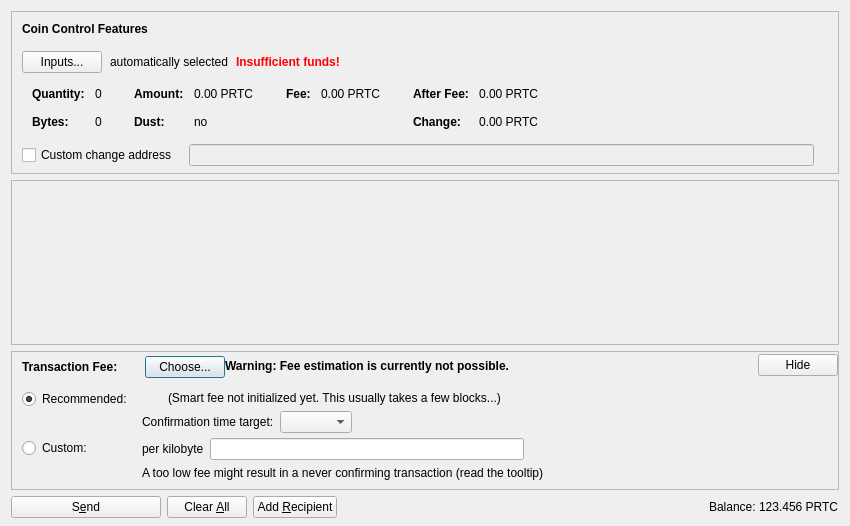
<?xml version="1.0" encoding="UTF-8"?>
<ui version="4.0">
 <class>SendCoinsDialog</class>
 <widget class="QDialog" name="SendCoinsDialog">
  <property name="geometry">
   <rect>
    <x>0</x>
    <y>0</y>
    <width>850</width>
    <height>526</height>
   </rect>
  </property>
  <property name="windowTitle">
   <string>Send Coins</string>
  </property>
  <layout class="QVBoxLayout" name="verticalLayout" stretch="0,1,0,0">
   <property name="bottomMargin">
    <number>8</number>
   </property>
   <item>
    <widget class="QFrame" name="frameCoinControl">
     <property name="sizePolicy">
      <sizepolicy hsizetype="Expanding" vsizetype="Expanding">
       <horstretch>0</horstretch>
       <verstretch>0</verstretch>
      </sizepolicy>
     </property>
     <property name="maximumSize">
      <size>
       <width>16777215</width>
       <height>16777215</height>
      </size>
     </property>
     <property name="frameShape">
      <enum>QFrame::StyledPanel</enum>
     </property>
     <property name="frameShadow">
      <enum>QFrame::Sunken</enum>
     </property>
     <layout class="QVBoxLayout" name="verticalLayoutCoinControl2">
      <property name="spacing">
       <number>0</number>
      </property>
      <property name="leftMargin">
       <number>0</number>
      </property>
      <property name="topMargin">
       <number>0</number>
      </property>
      <property name="rightMargin">
       <number>0</number>
      </property>
      <property name="bottomMargin">
       <number>6</number>
      </property>
      <item>
       <layout class="QVBoxLayout" name="verticalLayoutCoinControl" stretch="0,0,0,0,1">
        <property name="spacing">
         <number>0</number>
        </property>
        <property name="leftMargin">
         <number>10</number>
        </property>
        <property name="topMargin">
         <number>10</number>
        </property>
        <item>
         <layout class="QHBoxLayout" name="horizontalLayoutCoinControl1">
          <property name="bottomMargin">
           <number>15</number>
          </property>
          <item>
           <widget class="QLabel" name="labelCoinControlFeatures">
            <property name="sizePolicy">
             <sizepolicy hsizetype="Preferred" vsizetype="Maximum">
              <horstretch>0</horstretch>
              <verstretch>0</verstretch>
             </sizepolicy>
            </property>
            <property name="font">
             <font>
              <weight>75</weight>
              <bold>true</bold>
             </font>
            </property>
            <property name="styleSheet">
             <string notr="true">font-weight:bold;</string>
            </property>
            <property name="text">
             <string>Coin Control Features</string>
            </property>
           </widget>
          </item>
         </layout>
        </item>
        <item>
         <layout class="QHBoxLayout" name="horizontalLayoutCoinControl2" stretch="0,0,0,0">
          <property name="spacing">
           <number>8</number>
          </property>
          <property name="bottomMargin">
           <number>10</number>
          </property>
          <item>
           <widget class="QPushButton" name="pushButtonCoinControl">
            <property name="styleSheet">
             <string notr="true"/>
            </property>
            <property name="text">
             <string>Inputs...</string>
            </property>
            <property name="autoDefault">
             <bool>false</bool>
            </property>
           </widget>
          </item>
          <item>
           <widget class="QLabel" name="labelCoinControlAutomaticallySelected">
            <property name="text">
             <string>automatically selected</string>
            </property>
            <property name="margin">
             <number>5</number>
            </property>
           </widget>
          </item>
          <item>
           <widget class="QLabel" name="labelCoinControlInsuffFunds">
            <property name="font">
             <font>
              <weight>75</weight>
              <bold>true</bold>
             </font>
            </property>
            <property name="styleSheet">
             <string notr="true">color:red;font-weight:bold;</string>
            </property>
            <property name="text">
             <string>Insufficient funds!</string>
            </property>
            <property name="margin">
             <number>5</number>
            </property>
           </widget>
          </item>
          <item>
           <spacer name="horizontalSpacerCoinControl">
            <property name="orientation">
             <enum>Qt::Horizontal</enum>
            </property>
            <property name="sizeHint" stdset="0">
             <size>
              <width>40</width>
              <height>1</height>
             </size>
            </property>
           </spacer>
          </item>
         </layout>
        </item>
        <item>
         <widget class="QWidget" name="widgetCoinControl" native="true">
          <property name="sizePolicy">
           <sizepolicy hsizetype="Preferred" vsizetype="Preferred">
            <horstretch>0</horstretch>
            <verstretch>0</verstretch>
           </sizepolicy>
          </property>
          <property name="minimumSize">
           <size>
            <width>0</width>
            <height>0</height>
           </size>
          </property>
          <property name="styleSheet">
           <string notr="true"/>
          </property>
          <layout class="QHBoxLayout" name="horizontalLayoutCoinControl5">
           <property name="leftMargin">
            <number>0</number>
           </property>
           <property name="topMargin">
            <number>0</number>
           </property>
           <property name="rightMargin">
            <number>0</number>
           </property>
           <property name="bottomMargin">
            <number>0</number>
           </property>
           <item>
            <layout class="QHBoxLayout" name="horizontalLayoutCoinControl3" stretch="0,0,0,1">
             <property name="spacing">
              <number>20</number>
             </property>
             <property name="topMargin">
              <number>0</number>
             </property>
             <property name="bottomMargin">
              <number>10</number>
             </property>
             <item>
              <layout class="QFormLayout" name="formLayoutCoinControl1">
               <property name="horizontalSpacing">
                <number>10</number>
               </property>
               <property name="verticalSpacing">
                <number>14</number>
               </property>
               <property name="leftMargin">
                <number>10</number>
               </property>
               <property name="topMargin">
                <number>4</number>
               </property>
               <property name="rightMargin">
                <number>6</number>
               </property>
               <item row="0" column="0">
                <widget class="QLabel" name="labelCoinControlQuantityText">
                 <property name="font">
                  <font>
                   <weight>75</weight>
                   <bold>true</bold>
                  </font>
                 </property>
                 <property name="text">
                  <string>Quantity:</string>
                 </property>
                 <property name="margin">
                  <number>0</number>
                 </property>
                </widget>
               </item>
               <item row="0" column="1">
                <widget class="QLabel" name="labelCoinControlQuantity">
                 <property name="cursor">
                  <cursorShape>IBeamCursor</cursorShape>
                 </property>
                 <property name="contextMenuPolicy">
                  <enum>Qt::ActionsContextMenu</enum>
                 </property>
                 <property name="text">
                  <string notr="true">0</string>
                 </property>
                 <property name="margin">
                  <number>0</number>
                 </property>
                 <property name="textInteractionFlags">
                  <set>Qt::LinksAccessibleByMouse|Qt::TextSelectableByKeyboard|Qt::TextSelectableByMouse</set>
                 </property>
                </widget>
               </item>
               <item row="1" column="0">
                <widget class="QLabel" name="labelCoinControlBytesText">
                 <property name="font">
                  <font>
                   <weight>75</weight>
                   <bold>true</bold>
                  </font>
                 </property>
                 <property name="text">
                  <string>Bytes:</string>
                 </property>
                </widget>
               </item>
               <item row="1" column="1">
                <widget class="QLabel" name="labelCoinControlBytes">
                 <property name="cursor">
                  <cursorShape>IBeamCursor</cursorShape>
                 </property>
                 <property name="contextMenuPolicy">
                  <enum>Qt::ActionsContextMenu</enum>
                 </property>
                 <property name="text">
                  <string notr="true">0</string>
                 </property>
                 <property name="textInteractionFlags">
                  <set>Qt::LinksAccessibleByMouse|Qt::TextSelectableByKeyboard|Qt::TextSelectableByMouse</set>
                 </property>
                </widget>
               </item>
              </layout>
             </item>
             <item>
              <layout class="QFormLayout" name="formLayoutCoinControl2">
               <property name="horizontalSpacing">
                <number>10</number>
               </property>
               <property name="verticalSpacing">
                <number>14</number>
               </property>
               <property name="leftMargin">
                <number>6</number>
               </property>
               <property name="topMargin">
                <number>4</number>
               </property>
               <property name="rightMargin">
                <number>6</number>
               </property>
               <item row="0" column="0">
                <widget class="QLabel" name="labelCoinControlAmountText">
                 <property name="font">
                  <font>
                   <weight>75</weight>
                   <bold>true</bold>
                  </font>
                 </property>
                 <property name="text">
                  <string>Amount:</string>
                 </property>
                 <property name="margin">
                  <number>0</number>
                 </property>
                </widget>
               </item>
               <item row="0" column="1">
                <widget class="QLabel" name="labelCoinControlAmount">
                 <property name="cursor">
                  <cursorShape>IBeamCursor</cursorShape>
                 </property>
                 <property name="contextMenuPolicy">
                  <enum>Qt::ActionsContextMenu</enum>
                 </property>
                 <property name="text">
                  <string notr="true">0.00 PRTC</string>
                 </property>
                 <property name="textInteractionFlags">
                  <set>Qt::LinksAccessibleByMouse|Qt::TextSelectableByKeyboard|Qt::TextSelectableByMouse</set>
                 </property>
                </widget>
               </item>
               <item row="1" column="0">
                <widget class="QLabel" name="labelCoinControlLowOutputText">
                 <property name="font">
                  <font>
                   <weight>75</weight>
                   <bold>true</bold>
                  </font>
                 </property>
                 <property name="text">
                  <string>Dust:</string>
                 </property>
                </widget>
               </item>
               <item row="1" column="1">
                <widget class="QLabel" name="labelCoinControlLowOutput">
                 <property name="cursor">
                  <cursorShape>IBeamCursor</cursorShape>
                 </property>
                 <property name="contextMenuPolicy">
                  <enum>Qt::ActionsContextMenu</enum>
                 </property>
                 <property name="text">
                  <string notr="true">no</string>
                 </property>
                 <property name="textInteractionFlags">
                  <set>Qt::LinksAccessibleByMouse|Qt::TextSelectableByKeyboard|Qt::TextSelectableByMouse</set>
                 </property>
                </widget>
               </item>
              </layout>
             </item>
             <item>
              <layout class="QFormLayout" name="formLayoutCoinControl3">
               <property name="horizontalSpacing">
                <number>10</number>
               </property>
               <property name="verticalSpacing">
                <number>14</number>
               </property>
               <property name="leftMargin">
                <number>6</number>
               </property>
               <property name="topMargin">
                <number>4</number>
               </property>
               <property name="rightMargin">
                <number>6</number>
               </property>
               <item row="0" column="0">
                <widget class="QLabel" name="labelCoinControlFeeText">
                 <property name="font">
                  <font>
                   <weight>75</weight>
                   <bold>true</bold>
                  </font>
                 </property>
                 <property name="text">
                  <string>Fee:</string>
                 </property>
                 <property name="margin">
                  <number>0</number>
                 </property>
                </widget>
               </item>
               <item row="0" column="1">
                <widget class="QLabel" name="labelCoinControlFee">
                 <property name="cursor">
                  <cursorShape>IBeamCursor</cursorShape>
                 </property>
                 <property name="contextMenuPolicy">
                  <enum>Qt::ActionsContextMenu</enum>
                 </property>
                 <property name="text">
                  <string notr="true">0.00 PRTC</string>
                 </property>
                 <property name="textInteractionFlags">
                  <set>Qt::LinksAccessibleByMouse|Qt::TextSelectableByKeyboard|Qt::TextSelectableByMouse</set>
                 </property>
                </widget>
               </item>
              </layout>
             </item>
             <item>
              <layout class="QFormLayout" name="formLayoutCoinControl4">
               <property name="horizontalSpacing">
                <number>10</number>
               </property>
               <property name="verticalSpacing">
                <number>14</number>
               </property>
               <property name="leftMargin">
                <number>6</number>
               </property>
               <property name="topMargin">
                <number>4</number>
               </property>
               <property name="rightMargin">
                <number>6</number>
               </property>
               <item row="0" column="0">
                <widget class="QLabel" name="labelCoinControlAfterFeeText">
                 <property name="font">
                  <font>
                   <weight>75</weight>
                   <bold>true</bold>
                  </font>
                 </property>
                 <property name="text">
                  <string>After Fee:</string>
                 </property>
                 <property name="margin">
                  <number>0</number>
                 </property>
                </widget>
               </item>
               <item row="0" column="1">
                <widget class="QLabel" name="labelCoinControlAfterFee">
                 <property name="cursor">
                  <cursorShape>IBeamCursor</cursorShape>
                 </property>
                 <property name="contextMenuPolicy">
                  <enum>Qt::ActionsContextMenu</enum>
                 </property>
                 <property name="text">
                  <string notr="true">0.00 PRTC</string>
                 </property>
                 <property name="textInteractionFlags">
                  <set>Qt::LinksAccessibleByMouse|Qt::TextSelectableByKeyboard|Qt::TextSelectableByMouse</set>
                 </property>
                </widget>
               </item>
               <item row="1" column="0">
                <widget class="QLabel" name="labelCoinControlChangeText">
                 <property name="font">
                  <font>
                   <weight>75</weight>
                   <bold>true</bold>
                  </font>
                 </property>
                 <property name="text">
                  <string>Change:</string>
                 </property>
                </widget>
               </item>
               <item row="1" column="1">
                <widget class="QLabel" name="labelCoinControlChange">
                 <property name="cursor">
                  <cursorShape>IBeamCursor</cursorShape>
                 </property>
                 <property name="contextMenuPolicy">
                  <enum>Qt::ActionsContextMenu</enum>
                 </property>
                 <property name="text">
                  <string notr="true">0.00 PRTC</string>
                 </property>
                 <property name="textInteractionFlags">
                  <set>Qt::LinksAccessibleByMouse|Qt::TextSelectableByKeyboard|Qt::TextSelectableByMouse</set>
                 </property>
                </widget>
               </item>
              </layout>
             </item>
            </layout>
           </item>
          </layout>
         </widget>
        </item>
        <item>
         <layout class="QHBoxLayout" name="horizontalLayoutCoinControl4" stretch="0,0,0">
          <property name="spacing">
           <number>12</number>
          </property>
          <property name="sizeConstraint">
           <enum>QLayout::SetDefaultConstraint</enum>
          </property>
          <property name="topMargin">
           <number>5</number>
          </property>
          <property name="rightMargin">
           <number>5</number>
          </property>
          <item>
           <widget class="QCheckBox" name="checkBoxCoinControlChange">
            <property name="toolTip">
             <string>If this is activated, but the change address is empty or invalid, change will be sent to a newly generated address.</string>
            </property>
            <property name="text">
             <string>Custom change address</string>
            </property>
           </widget>
          </item>
          <item>
           <widget class="QValidatedLineEdit" name="lineEditCoinControlChange">
            <property name="enabled">
             <bool>false</bool>
            </property>
            <property name="sizePolicy">
             <sizepolicy hsizetype="Expanding" vsizetype="Fixed">
              <horstretch>0</horstretch>
              <verstretch>0</verstretch>
             </sizepolicy>
            </property>
           </widget>
          </item>
          <item>
           <widget class="QLabel" name="labelCoinControlChangeLabel">
            <property name="sizePolicy">
             <sizepolicy hsizetype="Preferred" vsizetype="Expanding">
              <horstretch>0</horstretch>
              <verstretch>0</verstretch>
             </sizepolicy>
            </property>
            <property name="minimumSize">
             <size>
              <width>0</width>
              <height>0</height>
             </size>
            </property>
            <property name="text">
             <string/>
            </property>
            <property name="margin">
             <number>3</number>
            </property>
           </widget>
          </item>
         </layout>
        </item>
        <item>
         <spacer name="verticalSpacerCoinControl">
          <property name="orientation">
           <enum>Qt::Vertical</enum>
          </property>
          <property name="sizeHint" stdset="0">
           <size>
            <width>800</width>
            <height>1</height>
           </size>
          </property>
         </spacer>
        </item>
       </layout>
      </item>
     </layout>
    </widget>
   </item>
   <item>
    <widget class="QScrollArea" name="scrollArea">
     <property name="widgetResizable">
      <bool>true</bool>
     </property>
     <widget class="QWidget" name="scrollAreaWidgetContents">
      <property name="geometry">
       <rect>
        <x>0</x>
        <y>0</y>
        <width>830</width>
        <height>104</height>
       </rect>
      </property>
      <layout class="QVBoxLayout" name="verticalLayout_2" stretch="0,1">
       <property name="leftMargin">
        <number>0</number>
       </property>
       <property name="topMargin">
        <number>0</number>
       </property>
       <property name="rightMargin">
        <number>0</number>
       </property>
       <property name="bottomMargin">
        <number>0</number>
       </property>
       <item>
        <layout class="QVBoxLayout" name="entries">
         <property name="spacing">
          <number>6</number>
         </property>
        </layout>
       </item>
       <item>
        <spacer name="verticalSpacer">
         <property name="orientation">
          <enum>Qt::Vertical</enum>
         </property>
         <property name="sizeHint" stdset="0">
          <size>
           <width>20</width>
           <height>40</height>
          </size>
         </property>
        </spacer>
       </item>
      </layout>
     </widget>
    </widget>
   </item>
   <item>
    <widget class="QFrame" name="frameFee">
     <property name="sizePolicy">
      <sizepolicy hsizetype="Expanding" vsizetype="Expanding">
       <horstretch>0</horstretch>
       <verstretch>0</verstretch>
      </sizepolicy>
     </property>
     <property name="maximumSize">
      <size>
       <width>16777215</width>
       <height>16777215</height>
      </size>
     </property>
     <property name="frameShape">
      <enum>QFrame::StyledPanel</enum>
     </property>
     <property name="frameShadow">
      <enum>QFrame::Sunken</enum>
     </property>
     <layout class="QVBoxLayout" name="verticalLayoutFee1">
      <property name="spacing">
       <number>0</number>
      </property>
      <property name="leftMargin">
       <number>0</number>
      </property>
      <property name="topMargin">
       <number>0</number>
      </property>
      <property name="rightMargin">
       <number>0</number>
      </property>
      <property name="bottomMargin">
       <number>0</number>
      </property>
      <item>
       <layout class="QVBoxLayout" name="verticalLayoutFee2" stretch="0,0,0">
        <property name="spacing">
         <number>0</number>
        </property>
        <property name="leftMargin">
         <number>10</number>
        </property>
        <property name="topMargin">
         <number>0</number>
        </property>
        <item>
         <layout class="QHBoxLayout" name="horizontalLayoutFee1">
          <property name="bottomMargin">
           <number>0</number>
          </property>
          <item>
           <layout class="QVBoxLayout" name="verticalLayoutFee7">
            <property name="spacing">
             <number>0</number>
            </property>
            <item>
             <spacer name="verticalSpacerSmartFee">
              <property name="orientation">
               <enum>Qt::Vertical</enum>
              </property>
              <property name="sizeType">
               <enum>QSizePolicy::Fixed</enum>
              </property>
              <property name="sizeHint" stdset="0">
               <size>
                <width>1</width>
                <height>4</height>
               </size>
              </property>
             </spacer>
            </item>
            <item>
             <layout class="QHBoxLayout" name="horizontalLayoutSmartFee">
              <property name="spacing">
               <number>10</number>
              </property>
              <item>
               <widget class="QLabel" name="labelFeeHeadline">
                <property name="sizePolicy">
                 <sizepolicy hsizetype="Preferred" vsizetype="Maximum">
                  <horstretch>0</horstretch>
                  <verstretch>0</verstretch>
                 </sizepolicy>
                </property>
                <property name="font">
                 <font>
                  <weight>75</weight>
                  <bold>true</bold>
                 </font>
                </property>
                <property name="styleSheet">
                 <string notr="true">font-weight:bold;</string>
                </property>
                <property name="text">
                 <string>Transaction Fee:</string>
                </property>
               </widget>
              </item>
              <item>
               <widget class="QLabel" name="labelFeeMinimized">
                <property name="text">
                 <string/>
                </property>
               </widget>
              </item>
              <item>
               <widget class="QPushButton" name="buttonChooseFee">
                <property name="text">
                 <string>Choose...</string>
                </property>
               </widget>
              </item>
             </layout>
            </item>
            <item>
             <spacer name="verticalSpacer_5">
              <property name="orientation">
               <enum>Qt::Vertical</enum>
              </property>
              <property name="sizeHint" stdset="0">
               <size>
                <width>1</width>
                <height>1</height>
               </size>
              </property>
             </spacer>
            </item>
           </layout>
          </item>
          <item>
           <widget class="QLabel" name="fallbackFeeWarningLabel">
            <property name="toolTip">
             <string>Using the fallbackfee can result in sending a transaction that will take several hours or days (or never) to confirm. Consider choosing your fee manually or wait until you have validated the complete chain.</string>
            </property>
            <property name="font">
            <font>
                <weight>75</weight>
                <bold>true</bold>
            </font>
            </property>
            <property name="text">
             <string>Warning: Fee estimation is currently not possible.</string>
            </property>
            <property name="wordWrap">
             <bool>false</bool>
            </property>
           </widget>
          </item>
          <item>
           <spacer name="horizontalSpacer_4">
            <property name="orientation">
             <enum>Qt::Horizontal</enum>
            </property>
            <property name="sizeType">
             <enum>QSizePolicy::MinimumExpanding</enum>
            </property>
            <property name="sizeHint" stdset="0">
             <size>
              <width>40</width>
              <height>20</height>
             </size>
            </property>
           </spacer>
          </item>
          <item>
           <widget class="QPushButton" name="buttonMinimizeFee">
            <property name="toolTip">
             <string>collapse fee-settings</string>
            </property>
            <property name="text">
             <string>Hide</string>
            </property>
           </widget>
          </item>
         </layout>
        </item>
        <item>
         <widget class="QFrame" name="frameFeeSelection">
          <layout class="QVBoxLayout" name="verticalLayoutFee12">
           <property name="spacing">
            <number>0</number>
           </property>
           <property name="leftMargin">
            <number>0</number>
           </property>
           <property name="topMargin">
            <number>0</number>
           </property>
           <property name="rightMargin">
            <number>0</number>
           </property>
           <property name="bottomMargin">
            <number>0</number>
           </property>
           <item>
            <layout class="QGridLayout" name="gridLayoutFee">
             <property name="topMargin">
              <number>10</number>
             </property>
             <property name="bottomMargin">
              <number>4</number>
             </property>
             <property name="horizontalSpacing">
              <number>10</number>
             </property>
             <property name="verticalSpacing">
              <number>4</number>
             </property>
             <item row="1" column="1">
              <layout class="QVBoxLayout" name="verticalLayoutFee8">
               <property name="spacing">
                <number>6</number>
               </property>
               <item>
                <layout class="QHBoxLayout" name="horizontalLayoutFee13">
                 <item>
                  <widget class="QLabel" name="labelCustomPerKilobyte">
                   <property name="toolTip">
                    <string>Specify a custom fee per kB (1,000 bytes) of the transaction's virtual size.

Note:  Since the fee is calculated on a per-byte basis, a fee of "100 satoshis per kB" for a transaction size of 500 bytes (half of 1 kB) would ultimately yield a fee of only 50 satoshis.</string>
                   </property>
                   <property name="text">
                    <string>per kilobyte</string>
                   </property>
                  </widget>
                 </item>
                 <item>
                  <widget class="BitcoinAmountField" name="customFee"/>
                 </item>
                 <item>
                  <spacer name="horizontalSpacer_6">
                   <property name="orientation">
                    <enum>Qt::Horizontal</enum>
                   </property>
                   <property name="sizeHint" stdset="0">
                    <size>
                     <width>1</width>
                     <height>1</height>
                    </size>
                   </property>
                  </spacer>
                 </item>
                </layout>
               </item>
               <item>
                <layout class="QHBoxLayout" name="horizontalLayoutFee8">
                 <item>
                  <widget class="QLabel" name="labelCustomFeeWarning">
                   <property name="enabled">
                    <bool>true</bool>
                   </property>
                   <property name="toolTip">
                    <string>When there is less transaction volume than space in the blocks, miners as well as relaying nodes may enforce a minimum fee. Paying only this minimum fee is just fine, but be aware that this can result in a never confirming transaction once there is more demand for puertoricotainocoin transactions than the network can process.</string>
                   </property>
                   <property name="text">
                    <string>A too low fee might result in a never confirming transaction (read the tooltip)</string>
                   </property>
                  </widget>
                 </item>
                 <item>
                  <spacer name="horizontalSpacer_2">
                   <property name="orientation">
                    <enum>Qt::Horizontal</enum>
                   </property>
                   <property name="sizeHint" stdset="0">
                    <size>
                     <width>1</width>
                     <height>1</height>
                    </size>
                   </property>
                  </spacer>
                 </item>
                </layout>
               </item>
              </layout>
             </item>
             <item row="0" column="0">
              <layout class="QVBoxLayout" name="verticalLayoutFee4" stretch="0,1">
               <item>
                <widget class="QRadioButton" name="radioSmartFee">
                 <property name="text">
                  <string>Recommended:</string>
                 </property>
                 <property name="checked">
                  <bool>true</bool>
                 </property>
                 <attribute name="buttonGroup">
                  <string notr="true">groupFee</string>
                 </attribute>
                </widget>
               </item>
               <item>
                <spacer name="verticalSpacer_2">
                 <property name="orientation">
                  <enum>Qt::Vertical</enum>
                 </property>
                 <property name="sizeHint" stdset="0">
                  <size>
                   <width>1</width>
                   <height>1</height>
                  </size>
                 </property>
                </spacer>
               </item>
              </layout>
             </item>
             <item row="1" column="0">
              <layout class="QVBoxLayout" name="verticalLayoutFee9" stretch="0,1">
               <item>
                <widget class="QRadioButton" name="radioCustomFee">
                 <property name="text">
                  <string>Custom:</string>
                 </property>
                 <attribute name="buttonGroup">
                  <string notr="true">groupFee</string>
                 </attribute>
                </widget>
               </item>
               <item>
                <spacer name="verticalSpacer_6">
                 <property name="orientation">
                  <enum>Qt::Vertical</enum>
                 </property>
                 <property name="sizeHint" stdset="0">
                  <size>
                   <width>1</width>
                   <height>1</height>
                  </size>
                 </property>
                </spacer>
               </item>
              </layout>
             </item>
             <item row="0" column="1">
              <layout class="QVBoxLayout" name="verticalLayoutFee3" stretch="0,0,1">
               <property name="spacing">
                <number>6</number>
               </property>
               <property name="topMargin">
                <number>2</number>
               </property>
               <item>
                <layout class="QHBoxLayout" name="horizontalLayoutFee12">
                 <item>
                  <widget class="QLabel" name="labelSmartFee">
                   <property name="text">
                    <string/>
                   </property>
                  </widget>
                 </item>
                 <item>
                  <widget class="QLabel" name="labelFeeEstimation">
                   <property name="text">
                    <string/>
                   </property>
                  </widget>
                 </item>
                 <item>
                  <widget class="QLabel" name="labelSmartFee2">
                   <property name="text">
                    <string>(Smart fee not initialized yet. This usually takes a few blocks...)</string>
                   </property>
                  </widget>
                 </item>
                 <item>
                  <spacer name="horizontalSpacer_5">
                   <property name="orientation">
                    <enum>Qt::Horizontal</enum>
                   </property>
                   <property name="sizeHint" stdset="0">
                    <size>
                     <width>1</width>
                     <height>1</height>
                    </size>
                   </property>
                  </spacer>
                 </item>
                </layout>
               </item>
               <item>
                <layout class="QHBoxLayout" name="horizontalLayoutFee9">
                 <item>
                  <layout class="QVBoxLayout" name="verticalLayoutFee6">
                   <item>
                    <widget class="QLabel" name="labelSmartFee3">
                     <property name="text">
                      <string>Confirmation time target:</string>
                     </property>
                    </widget>
                   </item>
                  </layout>
                 </item>
                 <item>
                  <layout class="QVBoxLayout" name="verticalLayoutFee5">
                   <property name="rightMargin">
                    <number>30</number>
                   </property>
                   <item>
                    <layout class="QHBoxLayout" name="horizontalLayoutConfTarget">
                     <property name="bottomMargin">
                      <number>0</number>
                     </property>
                     <item>
                      <widget class="QComboBox" name="confTargetSelector"/>
                     </item>
                     <item>
                      <spacer name="horizontalSpacerConfTarget">
                       <property name="orientation">
                        <enum>Qt::Horizontal</enum>
                       </property>
                       <property name="sizeHint" stdset="0">
                        <size>
                         <width>40</width>
                         <height>20</height>
                        </size>
                       </property>
                      </spacer>
                     </item>
                    </layout>
                   </item>
                  </layout>
                 </item>
                </layout>
               </item>
               <item>
                <spacer name="verticalSpacer_4">
                 <property name="orientation">
                  <enum>Qt::Vertical</enum>
                 </property>
                 <property name="sizeHint" stdset="0">
                  <size>
                   <width>1</width>
                   <height>1</height>
                  </size>
                 </property>
                </spacer>
               </item>
              </layout>
             </item>
            </layout>
           </item>
          </layout>
         </widget>
        </item>
        <item>
         <spacer name="verticalSpacerFee">
          <property name="orientation">
           <enum>Qt::Vertical</enum>
          </property>
          <property name="sizeHint" stdset="0">
           <size>
            <width>40</width>
            <height>5</height>
           </size>
          </property>
         </spacer>
        </item>
       </layout>
      </item>
     </layout>
    </widget>
   </item>
   <item>
    <layout class="QHBoxLayout" name="horizontalLayout">
     <item>
      <widget class="QPushButton" name="sendButton">
       <property name="minimumSize">
        <size>
         <width>150</width>
         <height>0</height>
        </size>
       </property>
       <property name="toolTip">
        <string>Confirm the send action</string>
       </property>
       <property name="text">
        <string>S&amp;end</string>
       </property>
       <property name="icon">
        <iconset resource="../bitcoin.qrc">
         <normaloff>:/icons/send</normaloff>:/icons/send</iconset>
       </property>
       <property name="autoDefault">
        <bool>false</bool>
       </property>
       <property name="default">
        <bool>false</bool>
       </property>
      </widget>
     </item>
     <item>
      <widget class="QPushButton" name="clearButton">
       <property name="sizePolicy">
        <sizepolicy hsizetype="Minimum" vsizetype="Fixed">
         <horstretch>0</horstretch>
         <verstretch>0</verstretch>
        </sizepolicy>
       </property>
       <property name="toolTip">
        <string>Clear all fields of the form.</string>
       </property>
       <property name="text">
        <string>Clear &amp;All</string>
       </property>
       <property name="icon">
        <iconset resource="../bitcoin.qrc">
         <normaloff>:/icons/remove</normaloff>:/icons/remove</iconset>
       </property>
       <property name="autoDefault">
        <bool>false</bool>
       </property>
      </widget>
     </item>
     <item>
      <widget class="QPushButton" name="addButton">
       <property name="toolTip">
        <string>Send to multiple recipients at once</string>
       </property>
       <property name="text">
        <string>Add &amp;Recipient</string>
       </property>
       <property name="icon">
        <iconset resource="../bitcoin.qrc">
         <normaloff>:/icons/add</normaloff>:/icons/add</iconset>
       </property>
       <property name="autoDefault">
        <bool>false</bool>
       </property>
      </widget>
     </item>
     <item>
      <spacer name="horizontalSpacer">
       <property name="orientation">
        <enum>Qt::Horizontal</enum>
       </property>
       <property name="sizeHint" stdset="0">
        <size>
         <width>40</width>
         <height>20</height>
        </size>
       </property>
      </spacer>
     </item>
     <item>
      <layout class="QHBoxLayout" name="horizontalLayout_2">
       <property name="spacing">
        <number>3</number>
       </property>
       <item>
        <widget class="QLabel" name="label">
         <property name="sizePolicy">
          <sizepolicy hsizetype="Preferred" vsizetype="Fixed">
           <horstretch>0</horstretch>
           <verstretch>0</verstretch>
          </sizepolicy>
         </property>
         <property name="text">
          <string>Balance:</string>
         </property>
        </widget>
       </item>
       <item>
        <widget class="QLabel" name="labelBalance">
         <property name="sizePolicy">
          <sizepolicy hsizetype="Preferred" vsizetype="Fixed">
           <horstretch>0</horstretch>
           <verstretch>0</verstretch>
          </sizepolicy>
         </property>
         <property name="cursor">
          <cursorShape>IBeamCursor</cursorShape>
         </property>
         <property name="text">
          <string notr="true">123.456 PRTC</string>
         </property>
         <property name="textInteractionFlags">
          <set>Qt::LinksAccessibleByMouse|Qt::TextSelectableByKeyboard|Qt::TextSelectableByMouse</set>
         </property>
        </widget>
       </item>
      </layout>
     </item>
    </layout>
   </item>
  </layout>
 </widget>
 <customwidgets>
  <customwidget>
   <class>QValidatedLineEdit</class>
   <extends>QLineEdit</extends>
   <header>qt/qvalidatedlineedit.h</header>
  </customwidget>
  <customwidget>
   <class>BitcoinAmountField</class>
   <extends>QLineEdit</extends>
   <header>qt/bitcoinamountfield.h</header>
   <container>1</container>
  </customwidget>
 </customwidgets>
 <resources>
  <include location="../bitcoin.qrc"/>
 </resources>
 <connections/>
 <buttongroups>
  <buttongroup name="groupFee"/>
 </buttongroups>
</ui>
